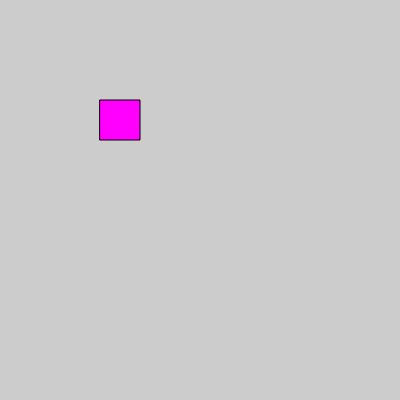
Frame 1 (no input)
Frame 60 (no input): identical to frame 1, image omitted
Frame 120 (the mouse pressed at the canvas centre since frame 60): identical to frame 1, image omitted

The p5.js sketch that drew this single still picture (run headless with seeded random() and noise() and a simulated clock; from frame 60 on, the mouse is pressed at the canvas centre):

// p5.js sketch
// ── sketch.js
var bgcolor;
var button;

function setup() {
	createCanvas(400,400);  
	bgcolor = color(204);
	button = createButton("Change background");
	button.mousePressed(changeColor);
}

function changeColor()
{	
	bgcolor = color(random(255),random(255),random(255));
}


function draw() 
{
	background(bgcolor);
	noFill();
	fill(255,0,255);
	rect(100,100,40,40);
}
